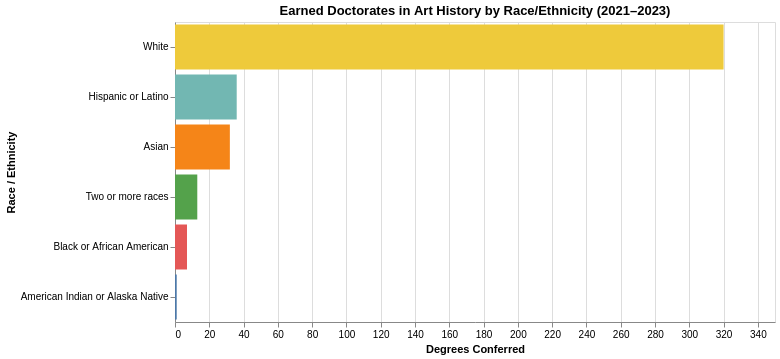

Notebook cell for this chart:
### Markdown cell above
<div class="text-box">
    
## Earned Doctorates in Art History by Race/Ethnicity

### Code cell
#| code-fold: true

majors = ['50.0703 - Art History, Criticism and Conservation.']


filtered_df = df[
    (df["Major"].isin(majors))
]

grouped_df = (
    filtered_df.groupby("Race and Ethnicity")["Awards/Degrees Conferred"]
    .sum()
    .reset_index()
)


chart = (
    alt.Chart(grouped_df)
    .mark_bar()
    .encode(
        x=alt.X("Awards/Degrees Conferred:Q", title="Degrees Conferred"),
        y=alt.Y("Race and Ethnicity:N", sort="-x", title="Race / Ethnicity"),
        color=alt.Color("Race and Ethnicity:N", legend=None),
        tooltip=["Race and Ethnicity:N", "Awards/Degrees Conferred:Q"]
    )
    .properties(
        title="Earned Doctorates in Art History by Race/Ethnicity (2021–2023)",
        width=600,
        height=300
    )
)

chart

### Figure 1 — Vega-Lite specification as saved in the notebook (floating-point values rounded to 4 significant figures)
{"config": {"view": {"continuousWidth": 300, "continuousHeight": 300}}, "data": {"name": "data-c25740a87c741b8308ef4018ab76efba"}, "mark": {"type": "bar"}, "encoding": {"color": {"field": "Race and Ethnicity", "legend": null, "type": "nominal"}, "tooltip": [{"field": "Race and Ethnicity", "type": "nominal"}, {"field": "Awards/Degrees Conferred", "type": "quantitative"}], "x": {"field": "Awards/Degrees Conferred", "title": "Degrees Conferred", "type": "quantitative"}, "y": {"field": "Race and Ethnicity", "sort": "-x", "title": "Race / Ethnicity", "type": "nominal"}}, "height": 300, "title": "Earned Doctorates in Art History by Race/Ethnicity (2021–2023)", "width": 600, "$schema": "https://vega.github.io/schema/vega-lite/v5.14.1.json", "datasets": {"data-c25740a87c741b8308ef4018ab76efba": [{"Race and Ethnicity": "American Indian or Alaska Native", "Awards/Degrees Conferred": 1}, {"Race and Ethnicity": "Asian", "Awards/Degrees Conferred": 32}, {"Race and Ethnicity": "Black or African American", "Awards/Degrees Conferred": 7}, {"Race and Ethnicity": "Hispanic or Latino", "Awards/Degrees Conferred": 36}, {"Race and Ethnicity": "Two or more races", "Awards/Degrees Conferred": 13}, {"Race and Ethnicity": "White", "Awards/Degrees Conferred": 320}]}}
